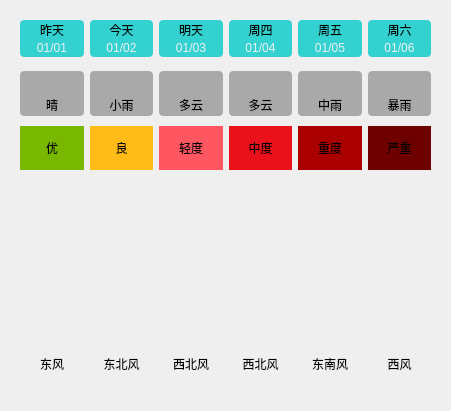
    <widget class="QWidget" name="widget_11" native="true">
     <property name="geometry">
      <rect>
       <x>360</x>
       <y>40</y>
       <width>451</width>
       <height>411</height>
      </rect>
     </property>
     <layout class="QVBoxLayout" name="verticalLayout_4">
      <property name="spacing">
       <number>0</number>
      </property>
      <item>
       <widget class="QWidget" name="widget_5" native="true">
        <property name="styleSheet">
         <string notr="true">QLabel {
	background-color: rgba(0, 200, 200, 200);
	border-radius: 4px;
}</string>
        </property>
        <layout class="QGridLayout" name="gridLayout_2">
         <property name="horizontalSpacing">
          <number>6</number>
         </property>
         <property name="verticalSpacing">
          <number>0</number>
         </property>
         <item row="0" column="0">
          <widget class="QLabel" name="lblWeek0">
           <property name="styleSheet">
            <string notr="true">border-bottom-left-radius: 0px;
border-bottom-right-radius: 0px;</string>
           </property>
           <property name="text">
            <string>昨天</string>
           </property>
           <property name="alignment">
            <set>Qt::AlignCenter</set>
           </property>
          </widget>
         </item>
         <item row="0" column="1">
          <widget class="QLabel" name="lblWeek1">
           <property name="styleSheet">
            <string notr="true">border-bottom-left-radius: 0px;
border-bottom-right-radius: 0px;</string>
           </property>
           <property name="text">
            <string>今天</string>
           </property>
           <property name="alignment">
            <set>Qt::AlignCenter</set>
           </property>
          </widget>
         </item>
         <item row="0" column="2">
          <widget class="QLabel" name="lblWeek2">
           <property name="styleSheet">
            <string notr="true">border-bottom-left-radius: 0px;
border-bottom-right-radius: 0px;</string>
           </property>
           <property name="text">
            <string>明天</string>
           </property>
           <property name="alignment">
            <set>Qt::AlignCenter</set>
           </property>
          </widget>
         </item>
         <item row="0" column="3">
          <widget class="QLabel" name="lblWeek3">
           <property name="styleSheet">
            <string notr="true">border-bottom-left-radius: 0px;
border-bottom-right-radius: 0px;</string>
           </property>
           <property name="text">
            <string>周四</string>
           </property>
           <property name="alignment">
            <set>Qt::AlignCenter</set>
           </property>
          </widget>
         </item>
         <item row="0" column="4">
          <widget class="QLabel" name="lblWeek4">
           <property name="styleSheet">
            <string notr="true">border-bottom-left-radius: 0px;
border-bottom-right-radius: 0px;</string>
           </property>
           <property name="text">
            <string>周五</string>
           </property>
           <property name="alignment">
            <set>Qt::AlignCenter</set>
           </property>
          </widget>
         </item>
         <item row="0" column="5">
          <widget class="QLabel" name="lblWeek5">
           <property name="styleSheet">
            <string notr="true">border-bottom-left-radius: 0px;
border-bottom-right-radius: 0px;</string>
           </property>
           <property name="text">
            <string>周六</string>
           </property>
           <property name="alignment">
            <set>Qt::AlignCenter</set>
           </property>
          </widget>
         </item>
         <item row="1" column="0">
          <widget class="QLabel" name="lblDate0">
           <property name="styleSheet">
            <string notr="true">border-top-left-radius: 0px;
border-top-right-radius: 0px;
color: rgb(240, 240, 240);</string>
           </property>
           <property name="text">
            <string>01/01</string>
           </property>
           <property name="alignment">
            <set>Qt::AlignCenter</set>
           </property>
          </widget>
         </item>
         <item row="1" column="1">
          <widget class="QLabel" name="lblDate1">
           <property name="styleSheet">
            <string notr="true">border-top-left-radius: 0px;
border-top-right-radius: 0px;
color: rgb(240, 240, 240);</string>
           </property>
           <property name="text">
            <string>01/02</string>
           </property>
           <property name="alignment">
            <set>Qt::AlignCenter</set>
           </property>
          </widget>
         </item>
         <item row="1" column="2">
          <widget class="QLabel" name="lblDate2">
           <property name="styleSheet">
            <string notr="true">border-top-left-radius: 0px;
border-top-right-radius: 0px;
color: rgb(240, 240, 240);</string>
           </property>
           <property name="text">
            <string>01/03</string>
           </property>
           <property name="alignment">
            <set>Qt::AlignCenter</set>
           </property>
          </widget>
         </item>
         <item row="1" column="3">
          <widget class="QLabel" name="lblDate3">
           <property name="styleSheet">
            <string notr="true">border-top-left-radius: 0px;
border-top-right-radius: 0px;
color: rgb(240, 240, 240);</string>
           </property>
           <property name="text">
            <string>01/04</string>
           </property>
           <property name="alignment">
            <set>Qt::AlignCenter</set>
           </property>
          </widget>
         </item>
         <item row="1" column="4">
          <widget class="QLabel" name="lblDate4">
           <property name="styleSheet">
            <string notr="true">border-top-left-radius: 0px;
border-top-right-radius: 0px;
color: rgb(240, 240, 240);</string>
           </property>
           <property name="text">
            <string>01/05</string>
           </property>
           <property name="alignment">
            <set>Qt::AlignCenter</set>
           </property>
          </widget>
         </item>
         <item row="1" column="5">
          <widget class="QLabel" name="lblDate5">
           <property name="styleSheet">
            <string notr="true">border-top-left-radius: 0px;
border-top-right-radius: 0px;
color: rgb(240, 240, 240);</string>
           </property>
           <property name="text">
            <string>01/06</string>
           </property>
           <property name="alignment">
            <set>Qt::AlignCenter</set>
           </property>
          </widget>
         </item>
        </layout>
       </widget>
      </item>
      <item>
       <widget class="QWidget" name="widget_6" native="true">
        <property name="styleSheet">
         <string notr="true">QLabel {
	background-color: rgba(60, 60, 60, 100);
	border-radius: 4px;
}</string>
        </property>
        <layout class="QGridLayout" name="gridLayout_3">
         <property name="topMargin">
          <number>5</number>
         </property>
         <property name="bottomMargin">
          <number>5</number>
         </property>
         <property name="verticalSpacing">
          <number>0</number>
         </property>
         <item row="0" column="3">
          <widget class="QLabel" name="lblTypeIcon3">
           <property name="styleSheet">
            <string notr="true">border-bottom-left-radius: 0px;
border-bottom-right-radius: 0px;</string>
           </property>
           <property name="text">
            <string/>
           </property>
           <property name="pixmap">
            <pixmap resource="mainWindow.qrc">:/res/type/DuoYun.png</pixmap>
           </property>
           <property name="alignment">
            <set>Qt::AlignCenter</set>
           </property>
          </widget>
         </item>
         <item row="0" column="0">
          <widget class="QLabel" name="lblTypeIcon0">
           <property name="minimumSize">
            <size>
             <width>0</width>
             <height>0</height>
            </size>
           </property>
           <property name="maximumSize">
            <size>
             <width>1000</width>
             <height>1000</height>
            </size>
           </property>
           <property name="styleSheet">
            <string notr="true">border-bottom-left-radius: 0px;
border-bottom-right-radius: 0px;</string>
           </property>
           <property name="text">
            <string/>
           </property>
           <property name="pixmap">
            <pixmap resource="mainWindow.qrc">:/res/type/Qing.png</pixmap>
           </property>
           <property name="alignment">
            <set>Qt::AlignCenter</set>
           </property>
          </widget>
         </item>
         <item row="0" column="2">
          <widget class="QLabel" name="lblTypeIcon2">
           <property name="styleSheet">
            <string notr="true">border-bottom-left-radius: 0px;
border-bottom-right-radius: 0px;</string>
           </property>
           <property name="text">
            <string/>
           </property>
           <property name="pixmap">
            <pixmap resource="mainWindow.qrc">:/res/type/DuoYun.png</pixmap>
           </property>
           <property name="alignment">
            <set>Qt::AlignCenter</set>
           </property>
          </widget>
         </item>
         <item row="1" column="0">
          <widget class="QLabel" name="lblType0">
           <property name="styleSheet">
            <string notr="true">border-top-left-radius: 0px;
border-top-right-radius: 0px;</string>
           </property>
           <property name="text">
            <string>晴</string>
           </property>
           <property name="alignment">
            <set>Qt::AlignCenter</set>
           </property>
          </widget>
         </item>
         <item row="1" column="3">
          <widget class="QLabel" name="lblType3">
           <property name="styleSheet">
            <string notr="true">border-top-left-radius: 0px;
border-top-right-radius: 0px;</string>
           </property>
           <property name="text">
            <string>多云</string>
           </property>
           <property name="alignment">
            <set>Qt::AlignCenter</set>
           </property>
          </widget>
         </item>
         <item row="0" column="5">
          <widget class="QLabel" name="lblTypeIcon5">
           <property name="styleSheet">
            <string notr="true">border-bottom-left-radius: 0px;
border-bottom-right-radius: 0px;</string>
           </property>
           <property name="text">
            <string/>
           </property>
           <property name="pixmap">
            <pixmap resource="mainWindow.qrc">:/res/type/BaoYu.png</pixmap>
           </property>
           <property name="alignment">
            <set>Qt::AlignCenter</set>
           </property>
          </widget>
         </item>
         <item row="1" column="5">
          <widget class="QLabel" name="lblType5">
           <property name="styleSheet">
            <string notr="true">border-top-left-radius: 0px;
border-top-right-radius: 0px;</string>
           </property>
           <property name="text">
            <string>暴雨</string>
           </property>
           <property name="alignment">
            <set>Qt::AlignCenter</set>
           </property>
          </widget>
         </item>
         <item row="1" column="4">
          <widget class="QLabel" name="lblType4">
           <property name="styleSheet">
            <string notr="true">border-top-left-radius: 0px;
border-top-right-radius: 0px;</string>
           </property>
           <property name="text">
            <string>中雨</string>
           </property>
           <property name="alignment">
            <set>Qt::AlignCenter</set>
           </property>
          </widget>
         </item>
         <item row="0" column="1">
          <widget class="QLabel" name="lblTypeIcon1">
           <property name="styleSheet">
            <string notr="true">border-bottom-left-radius: 0px;
border-bottom-right-radius: 0px;</string>
           </property>
           <property name="text">
            <string/>
           </property>
           <property name="pixmap">
            <pixmap resource="mainWindow.qrc">:/res/type/XiaoYu.png</pixmap>
           </property>
           <property name="alignment">
            <set>Qt::AlignCenter</set>
           </property>
          </widget>
         </item>
         <item row="1" column="2">
          <widget class="QLabel" name="lblType2">
           <property name="styleSheet">
            <string notr="true">border-top-left-radius: 0px;
border-top-right-radius: 0px;</string>
           </property>
           <property name="text">
            <string>多云</string>
           </property>
           <property name="alignment">
            <set>Qt::AlignCenter</set>
           </property>
          </widget>
         </item>
         <item row="0" column="4">
          <widget class="QLabel" name="lblTypeIcon4">
           <property name="styleSheet">
            <string notr="true">border-bottom-left-radius: 0px;
border-bottom-right-radius: 0px;</string>
           </property>
           <property name="text">
            <string/>
           </property>
           <property name="pixmap">
            <pixmap resource="mainWindow.qrc">:/res/type/ZhongYu.png</pixmap>
           </property>
           <property name="alignment">
            <set>Qt::AlignCenter</set>
           </property>
          </widget>
         </item>
         <item row="1" column="1">
          <widget class="QLabel" name="lblType1">
           <property name="styleSheet">
            <string notr="true">border-top-left-radius: 0px;
border-top-right-radius: 0px;</string>
           </property>
           <property name="text">
            <string>小雨</string>
           </property>
           <property name="alignment">
            <set>Qt::AlignCenter</set>
           </property>
          </widget>
         </item>
        </layout>
       </widget>
      </item>
      <item>
       <widget class="QWidget" name="widget_9" native="true">
        <layout class="QHBoxLayout" name="horizontalLayout_11">
         <property name="topMargin">
          <number>5</number>
         </property>
         <property name="bottomMargin">
          <number>5</number>
         </property>
         <item>
          <widget class="QLabel" name="lblQuality0">
           <property name="styleSheet">
            <string notr="true">background-color: rgb(121, 184, 0);
padding:8px;</string>
           </property>
           <property name="text">
            <string>优</string>
           </property>
           <property name="alignment">
            <set>Qt::AlignCenter</set>
           </property>
          </widget>
         </item>
         <item>
          <widget class="QLabel" name="lblQuality1">
           <property name="styleSheet">
            <string notr="true">background-color: rgb(255, 187, 23);</string>
           </property>
           <property name="text">
            <string>良</string>
           </property>
           <property name="alignment">
            <set>Qt::AlignCenter</set>
           </property>
          </widget>
         </item>
         <item>
          <widget class="QLabel" name="lblQuality2">
           <property name="styleSheet">
            <string notr="true">background-color: rgb(255, 87, 97);</string>
           </property>
           <property name="text">
            <string>轻度</string>
           </property>
           <property name="alignment">
            <set>Qt::AlignCenter</set>
           </property>
          </widget>
         </item>
         <item>
          <widget class="QLabel" name="lblQuality3">
           <property name="styleSheet">
            <string notr="true">background-color: rgb(235, 17, 27);</string>
           </property>
           <property name="text">
            <string>中度</string>
           </property>
           <property name="alignment">
            <set>Qt::AlignCenter</set>
           </property>
          </widget>
         </item>
         <item>
          <widget class="QLabel" name="lblQuality4">
           <property name="styleSheet">
            <string notr="true">background-color: rgb(170, 0, 0);</string>
           </property>
           <property name="text">
            <string>重度</string>
           </property>
           <property name="alignment">
            <set>Qt::AlignCenter</set>
           </property>
          </widget>
         </item>
         <item>
          <widget class="QLabel" name="lblQuality5">
           <property name="styleSheet">
            <string notr="true">background-color: rgb(110, 0, 0);</string>
           </property>
           <property name="text">
            <string>严重</string>
           </property>
           <property name="alignment">
            <set>Qt::AlignCenter</set>
           </property>
          </widget>
         </item>
        </layout>
       </widget>
      </item>
      <item>
       <widget class="QWidget" name="widget_7" native="true">
        <layout class="QVBoxLayout" name="verticalLayout_5">
         <property name="spacing">
          <number>0</number>
         </property>
         <property name="topMargin">
          <number>5</number>
         </property>
         <property name="bottomMargin">
          <number>5</number>
         </property>
         <item>
          <widget class="QLabel" name="lblHighCurve">
           <property name="minimumSize">
            <size>
             <width>0</width>
             <height>80</height>
            </size>
           </property>
           <property name="maximumSize">
            <size>
             <width>10000</width>
             <height>10000</height>
            </size>
           </property>
           <property name="styleSheet">
            <string notr="true">border-bottom-left-radius: 0px;
border-bottom-right-radius: 0px;</string>
           </property>
           <property name="text">
            <string/>
           </property>
           <property name="alignment">
            <set>Qt::AlignCenter</set>
           </property>
          </widget>
         </item>
         <item>
          <widget class="QLabel" name="lblLowCurve">
           <property name="minimumSize">
            <size>
             <width>0</width>
             <height>80</height>
            </size>
           </property>
           <property name="maximumSize">
            <size>
             <width>10000</width>
             <height>10000</height>
            </size>
           </property>
           <property name="styleSheet">
            <string notr="true">border-top-left-radius: 0px;
border-top-right-radius: 0px;</string>
           </property>
           <property name="text">
            <string/>
           </property>
           <property name="alignment">
            <set>Qt::AlignCenter</set>
           </property>
          </widget>
         </item>
        </layout>
       </widget>
      </item>
      <item>
       <widget class="QWidget" name="widget_8" native="true">
        <layout class="QGridLayout" name="gridLayout_4">
         <property name="verticalSpacing">
          <number>0</number>
         </property>
         <item row="0" column="0">
          <widget class="QLabel" name="lblFx0">
           <property name="styleSheet">
            <string notr="true">border-bottom-left-radius: 0px;
border-bottom-right-radius: 0px;</string>
           </property>
           <property name="text">
            <string>东风</string>
           </property>
           <property name="alignment">
            <set>Qt::AlignCenter</set>
           </property>
          </widget>
         </item>
         <item row="0" column="1">
          <widget class="QLabel" name="lblFx1">
           <property name="styleSheet">
            <string notr="true">border-bottom-left-radius: 0px;
border-bottom-right-radius: 0px;</string>
           </property>
           <property name="text">
            <string>东北风</string>
           </property>
           <property name="alignment">
            <set>Qt::AlignCenter</set>
           </property>
          </widget>
         </item>
         <item row="0" column="2">
          <widget class="QLabel" name="lblFx2">
           <property name="styleSheet">
            <string notr="true">border-bottom-left-radius: 0px;
border-bottom-right-radius: 0px;</string>
           </property>
           <property name="text">
            <string>西北风</string>
           </property>
           <property name="alignment">
            <set>Qt::AlignCenter</set>
           </property>
          </widget>
         </item>
         <item row="0" column="3">
          <widget class="QLabel" name="lblFx3">
           <property name="styleSheet">
            <string notr="true">border-bottom-left-radius: 0px;
border-bottom-right-radius: 0px;</string>
           </property>
           <property name="text">
            <string>西北风</string>
           </property>
           <property name="alignment">
            <set>Qt::AlignCenter</set>
           </property>
          </widget>
         </item>
         <item row="0" column="4">
          <widget class="QLabel" name="lblFx4">
           <property name="styleSheet">
            <string notr="true">border-bottom-left-radius: 0px;
border-bottom-right-radius: 0px;</string>
           </property>
           <property name="text">
            <string>东南风</string>
           </property>
           <property name="alignment">
            <set>Qt::AlignCenter</set>
           </property>
          </widget>
         </item>
         <item row="0" column="5">
          <widget class="QLabel" name="lblFx5">
           <property name="styleSheet">
            <string notr="true">border-bottom-left-radius: 0px;
border-bottom-right-radius: 0px;</string>
           </property>
           <property name="text">
            <string>西风</string>
           </property>
           <property name="alignment">
            <set>Qt::AlignCenter</set>
           </property>
          </widget>
         </item>
         <item row="1" column="0">
          <widget class="QLabel" name="lblFl0">
           <property name="styleSheet">
            <string notr="true">border-top-left-radius: 0px;
border-top-right-radius: 0px;
color: rgb(240, 240, 240);</string>
           </property>
           <property name="text">
            <string>2级</string>
           </property>
           <property name="alignment">
            <set>Qt::AlignCenter</set>
           </property>
          </widget>
         </item>
         <item row="1" column="1">
          <widget class="QLabel" name="lblFl1">
           <property name="styleSheet">
            <string notr="true">border-top-left-radius: 0px;
border-top-right-radius: 0px;
color: rgb(240, 240, 240);</string>
           </property>
           <property name="text">
            <string>3级</string>
           </property>
           <property name="alignment">
            <set>Qt::AlignCenter</set>
           </property>
          </widget>
         </item>
         <item row="1" column="2">
          <widget class="QLabel" name="lblFl2">
           <property name="styleSheet">
            <string notr="true">border-top-left-radius: 0px;
border-top-right-radius: 0px;
color: rgb(240, 240, 240);</string>
           </property>
           <property name="text">
            <string>2级</string>
           </property>
           <property name="alignment">
            <set>Qt::AlignCenter</set>
           </property>
          </widget>
         </item>
         <item row="1" column="3">
          <widget class="QLabel" name="lblFl3">
           <property name="styleSheet">
            <string notr="true">border-top-left-radius: 0px;
border-top-right-radius: 0px;
color: rgb(240, 240, 240);</string>
           </property>
           <property name="text">
            <string>1级</string>
           </property>
           <property name="alignment">
            <set>Qt::AlignCenter</set>
           </property>
          </widget>
         </item>
         <item row="1" column="4">
          <widget class="QLabel" name="lblFl4">
           <property name="styleSheet">
            <string notr="true">border-top-left-radius: 0px;
border-top-right-radius: 0px;
color: rgb(240, 240, 240);</string>
           </property>
           <property name="text">
            <string>2级</string>
           </property>
           <property name="alignment">
            <set>Qt::AlignCenter</set>
           </property>
          </widget>
         </item>
         <item row="1" column="5">
          <widget class="QLabel" name="lblFl5">
           <property name="styleSheet">
            <string notr="true">border-top-left-radius: 0px;
border-top-right-radius: 0px;
color: rgb(240, 240, 240);</string>
           </property>
           <property name="text">
            <string>2级</string>
           </property>
           <property name="alignment">
            <set>Qt::AlignCenter</set>
           </property>
          </widget>
         </item>
        </layout>
       </widget>
      </item>
     </layout>
    </widget>
